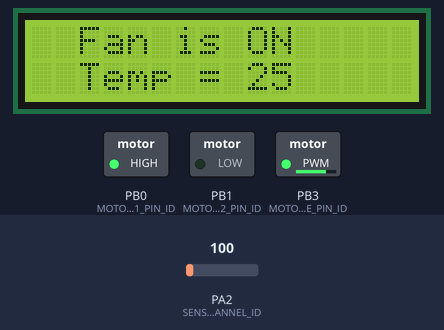
A program run on a simulated ATmega16, built with avr-gcc and emulated at 16 MHz. On the bench: 16×2 character LCD, switched loads named in the program (green lamp = pin HIGH). Wiring (inferred from the names in the program): character LCD (HD44780): RS PD6; R/W PD5; E PD7; data PC0, PC1, PC2, PC3, PC4, PC5, PC6, PC7. The inputs (shaded band) are chosen by the test bench; at power-on: PA2 (SENSOR_CHANNEL_ID) = 100. Pins used as bus, display or sensor lines are not drawn.

Above: at 1.2 s.
1.3 s: PA2 (SENSOR_CHANNEL_ID) set to 90
At 2.4 s:
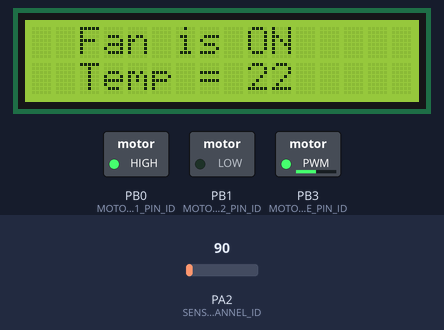
2.8 s: PA2 (SENSOR_CHANNEL_ID) set to 30
At 4.0 s:
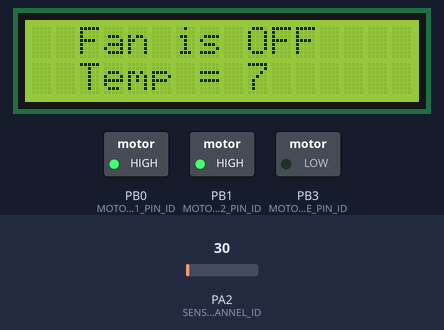
4.3 s: PA2 (SENSOR_CHANNEL_ID) set to 56
At 5.1 s:
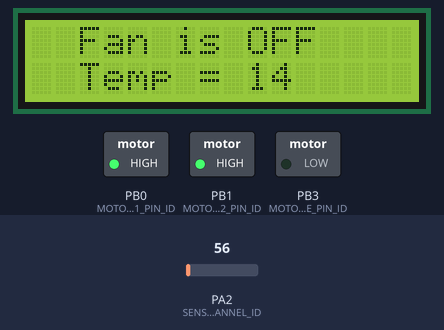
5.8 s: PA2 (SENSOR_CHANNEL_ID) set to 64
At 6.9 s:
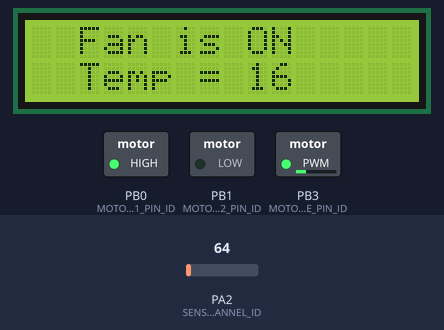
7.3 s: PA2 (SENSOR_CHANNEL_ID) set to 120
At 8.6 s:
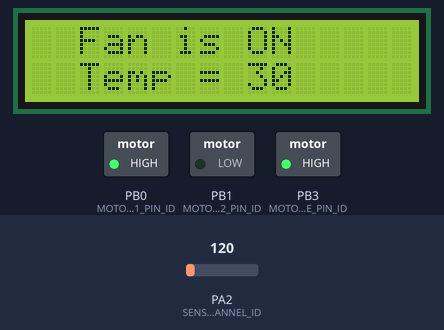
Timing chart, 0 to 9.8 s (numbered marks = the images above; inputs shaded):
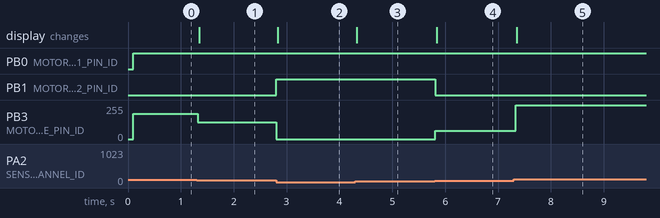

The program:

main.c
```c
#include "lcd.h"
#include "lm35_sensor.h"
#include "dc_motor.h"
#include "pwm.h"
#include "fan_state.h"
#include "adc.h"

extern uint8 temp;

int main()
{
	/*Initialization*/
	DcMotor_init();
	//PWM_Timer0_init();

	LCD_init();
	LCD_displayStringRowColumn(0, 2, "Fan is    ");
	LCD_displayStringRowColumn(1, 2, "Temp =  C");

	ADC_ConfigType adc_requirement ={INTERNAL,F_CPU_8};
	ADC_init(&adc_requirement);


	while(1)
	{
		//PWM_Timer0_Start (30);
		temp=LM35_getTemperature();
		Fan_Process();
		LCD_displayUpdate();
	}
	return 0;
}
```

adc.h
```c
 /******************************************************************************
 *
 * Module: ADC
 *
 * File Name: adc.h
 *
 * Description: header file for the ATmega16 ADC driver
 *
 *
 *******************************************************************************/

#ifndef ADC_H_
#define ADC_H_

#include "std_types.h"

/*******************************************************************************
 *                                Definitions                                  *
 *******************************************************************************/
#define ADC_MAXIMUM_VALUE    1023
#define ADC_REF_VOLT_VALUE   2.56

/*******************************************************************************
 *                         Types Declaration                                   *
 *******************************************************************************/

typedef enum
{
	AREF,AVCC,RESERVED,INTERNAL
}ADC_ReferanceVoltage;

typedef enum
{
	F_CPU_2=1,F_CPU_4,F_CPU_8,F_CPU_16,F_CPU_32,F_CPU_64,F_CPU_128
}ADC_Prescaler;

typedef struct
{
	ADC_ReferanceVoltage voltage;
	ADC_Prescaler prescaler;
}ADC_ConfigType;


/*******************************************************************************
 *                      Functions Prototypes                                   *
 *******************************************************************************/

/*
 * Description :
 * Function responsible for initialize the ADC driver.
 */
void ADC_init(const ADC_ConfigType *config_ptr);

/*
 * Description :
 * Function responsible for read analog data from a certain ADC channel
 * and convert it to digital using the ADC driver.
 */
uint16 ADC_readChannel(uint8 channel_num);

#endif /* ADC_H_ */
```

dc_motor.h
```c
/******************************************************************************
 *
 * Module: DC Motor
 *
 * File Name: dc_motor.h
 *
 * Description: header file for the DC motor driver
 *
 *
 *******************************************************************************/

#ifndef DC_MOTOR_H_
#define DC_MOTOR_H_

#include "std_types.h"
#include "gpio.h"

/*******************************************************************************
 *                                Definitions                                  *
 *******************************************************************************/
#define MOTOR_PORT					PORTB_ID
#define MOTOR_INPUT1_PIN_ID			PIN0_ID
#define MOTOR_INPUT2_PIN_ID			PIN1_ID
#define MOTOR_ENABLE_PIN_ID 		PIN3_ID

/*******************************************************************************
 *                         Types Declaration                                   *
 *******************************************************************************/

typedef enum
{
	STOP,CW,ACW
}DcMotor_State;


/*******************************************************************************
 *                      Functions Prototypes                                   *
 *******************************************************************************/
/*
 * Description :
 * The Function responsible for setup the direction for the two motor pins through the GPIO driver.
 * Stop at the DC-Motor at the beginning through the GPIO driver.
 */

void DcMotor_init(void);

/*
 * Description:
 * The function responsible for rotate the DC Motor CW/ or A-CW or stop the motor based on the state input state value.
 * Send the required duty cycle to the PWM driver based on the required speed value.
 */

void DcMotor_Rotate(DcMotor_State state,uint8 speed);


#endif /* DC_MOTOR_H_ */
```

fan_state.h
```c
/******************************************************************************
 *
 * Module: Fan state
 *
 * File Name: fan_state.h
 *
 * Description: header file for the Fan states
 *
 *
 *******************************************************************************/

#ifndef FAN_STATE_H_
#define FAN_STATE_H_

/*******************************************************************************
 *                               Types Declaration                                 *
 *******************************************************************************/
typedef enum
{
	OFF,ON
}FAN_STATE;

/*******************************************************************************
 *                      Functions Prototypes                                   *
 *******************************************************************************/
/*Description :
 * This function is responsible for updating the LCD display
 */
void LCD_displayUpdate(void);

/*Description:
 * This function is responsible for tracking the Fan State based on the Temperature value
 *  and rotates the DC motor accordingly
 */
void Fan_Process (void);


#endif /* FAN_STATE_H_ */
```

lm35_sensor.h
```c
 /******************************************************************************
 *
 * Module: Temperature Sensor
 *
 * File Name: lm35_sensor.h
 *
 * Description: header file for the LM35 Temperature Sensor driver
 *
 *
 *******************************************************************************/

#ifndef LM35_SENSOR_H_
#define LM35_SENSOR_H_

#include "std_types.h"

/*******************************************************************************
 *                                Definitions                                  *
 *******************************************************************************/

#define SENSOR_CHANNEL_ID         2
#define SENSOR_MAX_VOLT_VALUE     1.5
#define SENSOR_MAX_TEMPERATURE    150

/*******************************************************************************
 *                      Functions Prototypes                                   *
 *******************************************************************************/

/*
 * Description :
 * Function responsible for calculate the temperature from the ADC digital value.
 */
uint8 LM35_getTemperature(void);

#endif /* LM35_SENSOR_H_ */
```

pwm.h
```c
/******************************************************************************
 *
 * Module: PWM
 *
 * File Name: pwm.h
 *
 * Description: header file for the PWM driver
 *
 *
 *******************************************************************************/

#ifndef PWM_H_
#define PWM_H_

#include "gpio.h"

/*******************************************************************************
 *                                Definitions                                  *
 *******************************************************************************/
#define PWM_OUTPUT_PORT_ID     PORTB_ID
#define PWM_OUTPUT_PIN_ID      PIN3_ID

/*******************************************************************************
 *                      Functions Prototypes                                   *
 *******************************************************************************/
void PWM_Timer0_init (void);
/*Description:
 * The function responsible for trigger the Timer0 with the PWM Mode.
 * Setup the PWM mode with Non-Inverting.
 * Setup the prescaler with F_CPU/8.
 * Setup the compare value based on the required input duty cycle
 * Setup the direction for OC0 as output pin through the GPIO driver.
 * The generated PWM signal frequency will be 500Hz to control the DC Motor speed.
*/

void PWM_Timer0_Start(uint8 duty_cycle);

#endif /* PWM_H_ */
```

adc.c
```c
 /******************************************************************************
 *
 * Module: ADC
 *
 * File Name: adc.c
 *
 * Description: Source file for the ATmega16 ADC driver
 *
 *
 *******************************************************************************/

#include "avr/io.h" /* To use the ADC Registers */
#include "adc.h"
#include "common_macros.h" /* To use the macros like SET_BIT */

/*******************************************************************************
 *                      Functions Definitions                                  *
 *******************************************************************************/

void ADC_init(const ADC_ConfigType *config_ptr)
{

	/* ADMUX Register Bits Description:
	 * REFS1:0 = to choose to connect internal reference voltage by input this voltage 2.56V (bits 6&7)
	 * ADLAR   = 0 right adjusted
	 * MUX4:0  = 00000 to choose channel 0 as initialization
	 */

	//ADMUX =((ADMUX&0X3F)| (((config_ptr->voltage)&0X03) << REFS0));
	/* ADCSRA Register Bits Description:
	 * ADEN    = 1 Enable ADC
	 * ADIE    = 0 Disable ADC Interrupt
	 * ADATE   = 0 Disable Auto Trigger
	 * ADPS2:0 = Configurable --> ADC must operate in range 50-200Khz
	 */
	//ADCSRA = (1<<ADEN) | ((ADCSRA&0XF8)|((config_ptr->prescaler)&0X07));
	ADMUX=((config_ptr->voltage)<<6); // 0000 0110 Khong hieu lam
	ADCSRA=(1<<ADEN) |(config_ptr->prescaler); // Cho bit ADEN = 1
}

// Ham dung de doc gia tri cam bien nhiet do va chuyen tu tuong tu sang so
uint16 ADC_readChannel(uint8 channel_num)
{
	channel_num &= 0x07; /* 0000 0111 Input channel number must be from 0 --> 7 */ // dung de khoi tao
	ADMUX &= 0xE0; /* 1110 0000 Clear first 5 bits in the ADMUX (channel number MUX4:0 bits) before set the required channel */
	ADMUX = ADMUX | channel_num; /* Choose the correct channel by setting the channel number in MUX4:0 bits */
	SET_BIT(ADCSRA,ADSC); /* Start conversion write '1' to ADSC */
	while(BIT_IS_CLEAR(ADCSRA,ADIF)); /* Wait for conversion to complete, ADIF becomes '1' */
	SET_BIT(ADCSRA,ADIF); /* Clear ADIF by write '1' to it :) */
	return ADC; /* Read the digital value from the data register */
}
```

dc_motor.c
```c
/******************************************************************************
 *
 * Module: DC motor
 *
 * File Name: dc_motor.c
 *
 * Description: Source file for the ATmega16 DC motor driver
 *
 *
 *******************************************************************************/
#include "dc_motor.h"
#include "std_types.h"
#include "pwm.h"
#include "avr/io.h"
/*******************************************************************************
 *                      Functions Definitions                                  *
 *******************************************************************************/
/*
 * Description :
 * The Function responsible for setup the direction for the two motor pins through the GPIO driver.
 * Stop at the DC-Motor at the beginning through the GPIO driver.
 */

void DcMotor_init(void)

{
	PWM_Timer0_init();
	/* Configure the direction for DC motor pins */
	GPIO_setupPinDirection(MOTOR_PORT, MOTOR_INPUT1_PIN_ID	, PIN_OUTPUT);
	GPIO_setupPinDirection(MOTOR_PORT, MOTOR_INPUT2_PIN_ID	, PIN_OUTPUT);

	/*Stop the DC motor at the beginning*/
	GPIO_writePort(MOTOR_PORT, STOP);
}

/*
 * Description:
 * The function responsible for rotate the DC Motor CW or ACW or stop the motor based on the state input state value.
 * Send the required duty cycle to the PWM driver based on the required speed value.
 */

void DcMotor_Rotate(DcMotor_State state,uint8 speed)
{
	PWM_Timer0_Start (((uint16)(speed*255)/(100))); // Maybe chia lay phan nguyen?
	switch(state)
	{
	case STOP:
		GPIO_writePin(MOTOR_PORT, MOTOR_INPUT1_PIN_ID, LOGIC_HIGH);
		GPIO_writePin(MOTOR_PORT, MOTOR_INPUT2_PIN_ID, LOGIC_HIGH);
		break;

	case CW:
		GPIO_writePin(MOTOR_PORT, MOTOR_INPUT1_PIN_ID, LOGIC_HIGH);
		GPIO_writePin(MOTOR_PORT, MOTOR_INPUT2_PIN_ID, LOGIC_LOW);
		break;

	case ACW:
		GPIO_writePin(MOTOR_PORT, MOTOR_INPUT1_PIN_ID, LOGIC_LOW);
		GPIO_writePin(MOTOR_PORT, MOTOR_INPUT2_PIN_ID, LOGIC_HIGH);
		break;
	}

	//PWM_Timer0_Start ((speed*2.55)); /* ((Speed*255)/100=duty cycle%)*/


}
```

fan_state.c
```c
/******************************************************************************
 *
 * Module: Fan State
 *
 * File Name: fan_state.c
 *
 * Description: Source file for the Fan state module in which we update the LCD display
 *
 *
 *******************************************************************************/

#include "lcd.h"
#include "fan_state.h"
#include "dc_motor.h"

/*Global variables declaration*/

uint8 temp;
FAN_STATE fan_state=OFF;

/*Description :
 * This function is responsible for updating the LCD display
 */
void LCD_displayUpdate(void)
{
	LCD_moveCursor(0,9);
	if (fan_state==OFF)
	{
		LCD_displayString("OFF");
	}
	else
	{
		LCD_displayString("ON");
		LCD_displayCharacter(' ');
	}
	LCD_moveCursor(1,9);
	if (temp >= 100) {
		LCD_intgerToString(temp);
	}
	else {
		LCD_intgerToString(temp);
		/* In case the digital value is two or one digits print space in the next digit place */
		LCD_displayCharacter(' ');
	}
}

/*Description:
 * This function is responsible for tracking the Fan State based on the Temperature value
 *  and rotates the DC motor accordingly
 */
void Fan_Process(void)
{

	if (temp<15)
	{
		fan_state=OFF;
		DcMotor_Rotate(STOP, 0);

	}
	else if ((temp>=15)&&(temp<20))
	{
		fan_state=ON;
		DcMotor_Rotate(CW, 25); /*rotate with 25% of max speed*/ // CUng chieu kim dong ho

	}
	else if ((temp>=20)&&(temp<25))
	{
		fan_state=ON;
		DcMotor_Rotate(CW, 50); /*rotate with 50% of max speed*/

	}
	else if ((temp>=25)&&(temp<30))
	{
		fan_state=ON;
		DcMotor_Rotate(CW, 75);  /*rotate with 75% of max speed*/

	}
	else if (temp>=30)
	{
		fan_state=ON;
		DcMotor_Rotate(CW, 100);  /*rotate with 100% of max speed*/

	}
}
```

lm35_sensor.c
```c
 /******************************************************************************
 *
 * Module: Temperature Sensor
 *
 * File Name: lm35_sensor.h
 *
 * Description: source file for the LM35 Temperature Sensor driver
 *
 *
 *******************************************************************************/

#include "lm35_sensor.h"

#include "adc.h"

/*
 * Description :
 * Function responsible for calculate the temperature from the ADC digital value.
 */
uint8 LM35_getTemperature()
{
	uint8 temp_value = 0;

	uint16 adc_value = 0;

	/* Read ADC channel where the temperature sensor is connected */
	adc_value = ADC_readChannel(SENSOR_CHANNEL_ID);

	/* Calculate the temperature from the ADC value*/
	temp_value = (uint8)(((uint32)adc_value*SENSOR_MAX_TEMPERATURE*ADC_REF_VOLT_VALUE)/(ADC_MAXIMUM_VALUE*SENSOR_MAX_VOLT_VALUE));

	return temp_value;
}
```

pwm.c
```c
/******************************************************************************
 *
 * Module: PWM
 *
 * File Name: pwm.c
 *
 * Description: Source file for the ATmega16 PWM driver
 *
 *
 *******************************************************************************/

#include <avr/io.h>
#include "pwm.h"

/*******************************************************************************
 *                      Functions Definitions                                  *
 *******************************************************************************/
/*Description:
 * The function responsible for trigger the Timer0 with the PWM Mode.
 * Setup the PWM mode with Non-Inverting.
 * Setup the prescaler with F_CPU/8.
 * Setup the compare value based on the required input duty cycle
 * Setup the direction for OC0 as output pin through the GPIO driver.
 * The generated PWM signal frequency will be 500Hz to control the DC Motor speed.
 */
void PWM_Timer0_init (void)
{
	TCNT0 = 0; // Set Timer Initial Value to 0
	GPIO_setupPinDirection(PWM_OUTPUT_PORT_ID, PWM_OUTPUT_PIN_ID, PIN_OUTPUT); //set PB3/OC0 as output pin --> pin where the PWM signal is generated from MC.
	/* configure the timer Fast PWM
		 * 1. Fast PWM mode FOC0=0
		 * 2. Fast PWM Mode WGM01=1 & WGM00=1
		 * 3. Clear OC0 when match occurs (non inverted mode) COM00=0 & COM01=1
		 * 4. clock = F_CPU/8 CS00=0 CS01=1 CS02=0 - Bo chia 8 nen CS01 = 1
		 */
	TCCR0 = (1<<WGM00) | (1<<WGM01) | (1<<COM01);
}

// Ham thay doi toc do quat
void PWM_Timer0_Start(uint8 duty_cycle)
{
	OCR0  = duty_cycle;

	TCCR0|=(1<<CS01);
}
```

adc.c
```c
 /******************************************************************************
 *
 * Module: ADC
 *
 * File Name: adc.c
 *
 * Description: Source file for the ATmega16 ADC driver
 *
 *
 *******************************************************************************/

#include "avr/io.h" /* To use the ADC Registers */
#include "adc.h"
#include "common_macros.h" /* To use the macros like SET_BIT */

/*******************************************************************************
 *                      Functions Definitions                                  *
 *******************************************************************************/

void ADC_init(const ADC_ConfigType *config_ptr)
{

	/* ADMUX Register Bits Description:
	 * REFS1:0 = to choose to connect internal reference voltage by input this voltage 2.56V (bits 6&7)
	 * ADLAR   = 0 right adjusted
	 * MUX4:0  = 00000 to choose channel 0 as initialization
	 */

	//ADMUX =((ADMUX&0X3F)| (((config_ptr->voltage)&0X03) << REFS0));
	/* ADCSRA Register Bits Description:
	 * ADEN    = 1 Enable ADC
	 * ADIE    = 0 Disable ADC Interrupt
	 * ADATE   = 0 Disable Auto Trigger
	 * ADPS2:0 = Configurable --> ADC must operate in range 50-200Khz
	 */
	//ADCSRA = (1<<ADEN) | ((ADCSRA&0XF8)|((config_ptr->prescaler)&0X07));
	ADMUX=((config_ptr->voltage)<<6); // 0000 0110 Khong hieu lam
	ADCSRA=(1<<ADEN) |(config_ptr->prescaler); // Cho bit ADEN = 1
}

// Ham dung de doc gia tri cam bien nhiet do va chuyen tu tuong tu sang so
uint16 ADC_readChannel(uint8 channel_num)
{
	channel_num &= 0x07; /* 0000 0111 Input channel number must be from 0 --> 7 */ // dung de khoi tao
	ADMUX &= 0xE0; /* 1110 0000 Clear first 5 bits in the ADMUX (channel number MUX4:0 bits) before set the required channel */
	ADMUX = ADMUX | channel_num; /* Choose the correct channel by setting the channel number in MUX4:0 bits */
	SET_BIT(ADCSRA,ADSC); /* Start conversion write '1' to ADSC */
	while(BIT_IS_CLEAR(ADCSRA,ADIF)); /* Wait for conversion to complete, ADIF becomes '1' */
	SET_BIT(ADCSRA,ADIF); /* Clear ADIF by write '1' to it :) */
	return ADC; /* Read the digital value from the data register */
}
```

Source omitted: dc_motor.c (2009 bytes), fan_state.c (1660 bytes), lm35_sensor.c (851 bytes), pwm.c (1583 bytes), lcd.h (2537 bytes), lcd.c (4745 bytes), lcd.c (4745 bytes), common_macros.h (1186 bytes), gpio.h (3529 bytes), std_types.h (1378 bytes), gpio.c (6600 bytes), gpio.c (6600 bytes)

Measured:
- the behaviour switches between 100 and 99 on PA2 (SENSOR_CHANNEL_ID) (found by bisection; images 0 and 1)
- the behaviour switches between 59 and 60 on PA2 (SENSOR_CHANNEL_ID) (found by bisection; images 3 and 4)
- after the input at 1.3 s, PB3 (MOTOR_ENABLE_PIN_ID): 191/255 → 127/255 at once; the display: changes after 0.05 s (image 1)
- after the input at 2.8 s, PB1 (MOTOR_INPUT2_PIN_ID): LOW → HIGH at once; PB3 (MOTOR_ENABLE_PIN_ID): 127/255 → 0/255 at once; the display: changes at once (image 2)
- after the input at 4.3 s, the display: changes at once (image 3)
- after the input at 5.8 s, PB1 (MOTOR_INPUT2_PIN_ID): HIGH → LOW at once; PB3 (MOTOR_ENABLE_PIN_ID): 0/255 → 63/255 at once; the display: changes at once (image 4)
- after the input at 7.3 s, PB3 (MOTOR_ENABLE_PIN_ID): 63/255 → 255/255 at once; the display: changes after 0.06 s (image 5)
